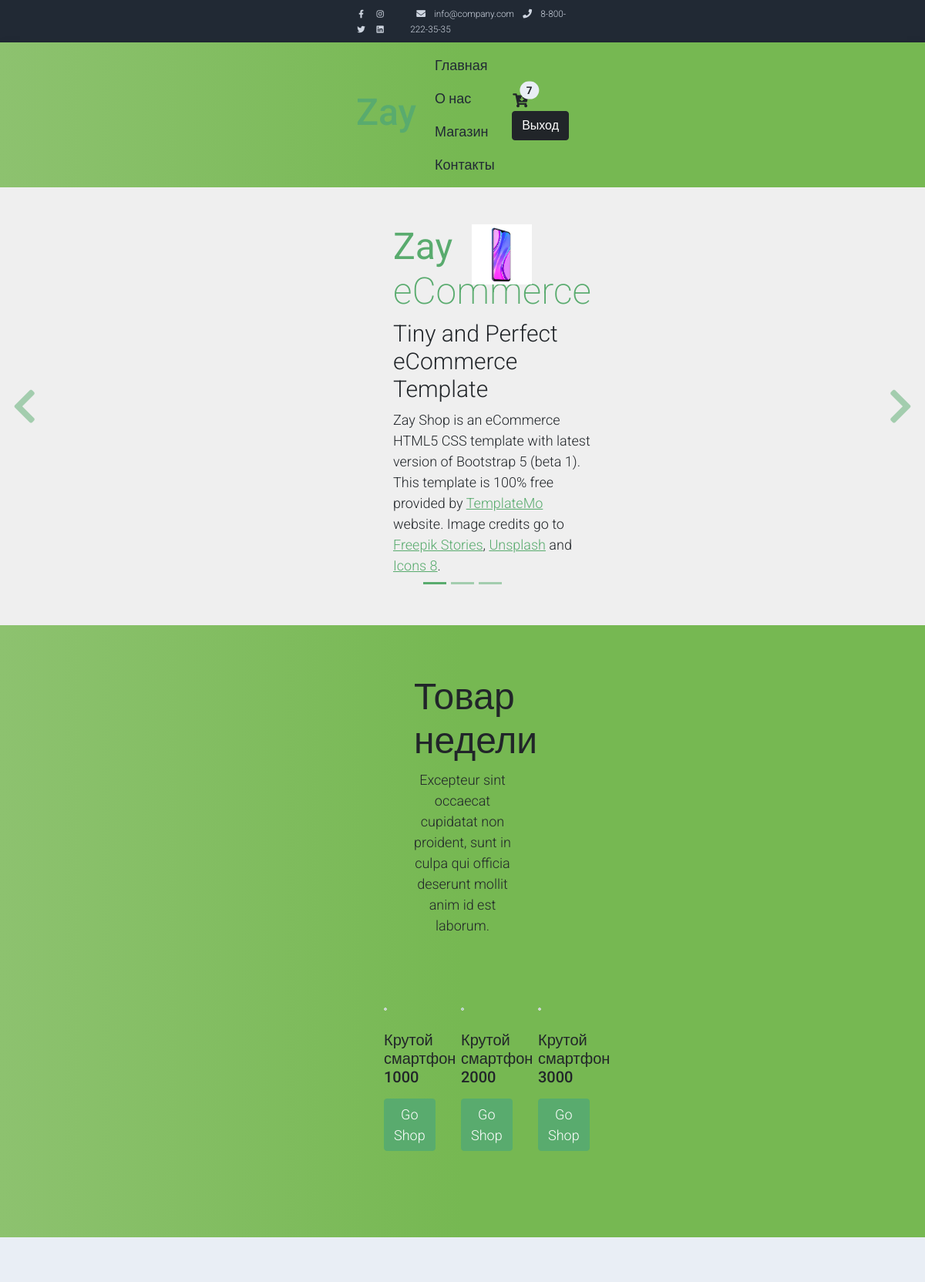
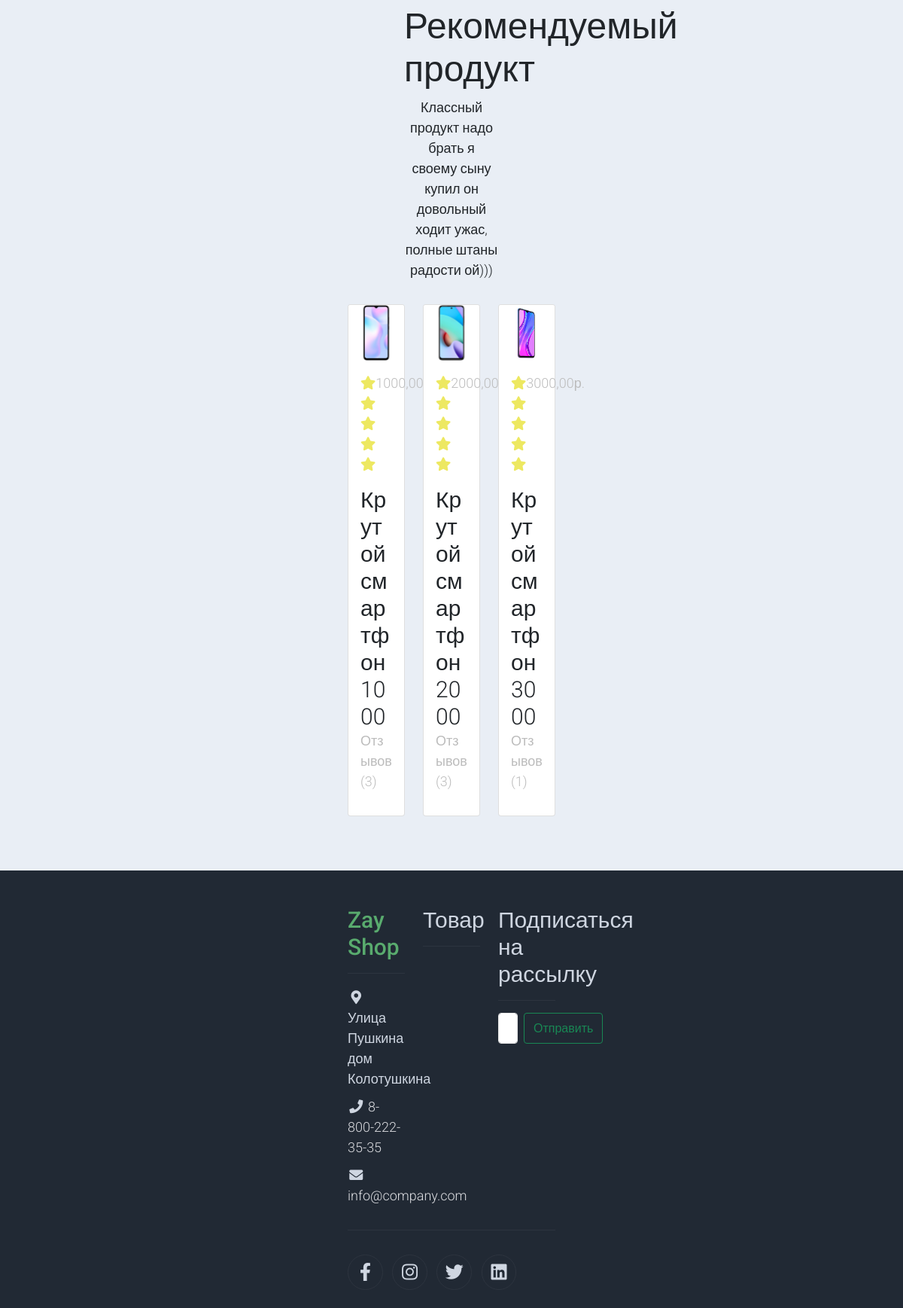
The app's page / (signed in, upper part) with its own data (2 pictures, top to bottom).
### shop/models.py (models this page shows, shortened)
class Product(models.Model):
    category = models.ForeignKey(
        Category, related_name='products',
        on_delete=models.CASCADE, verbose_name='Категория'
    )
    name = models.CharField('Название', max_length=200, db_index=True)
    slug = models.SlugField('Юрл', max_length=200, db_index=True)
    image = models.ImageField('Изображение', upload_to='products/%Y/%m/%d')
    description = models.TextField('Описание продукта', blank=True)
    price = models.DecimalField('Цена', max_digits=10, decimal_places=2)
    stock = models.PositiveIntegerField('Остаток продукта')
    available = models.BooleanField('Наличие в ассортименте', default=True)
    created = models.DateTimeField('Дата создания', auto_now_add=True)
    updated = models.DateTimeField('Дата обновления', auto_now=True)
    model = models.CharField('Модель', max_length=100, db_index=True)
    manufacturer = models.ForeignKey(
        Brand, max_length=100,
        default=None,
        verbose_name='Производитель',
        on_delete=models.SET_NULL,
        null=True
    )
    os = models.ManyToManyField(
        OperatingSystems, verbose_name='Операционная система', blank=True
    )
    platform = models.ManyToManyField(
        Platform, verbose_name='Платформа', blank=True
    )
    ram = models.ManyToManyField(Ram, verbose_name='Озу', blank=True)
    def get_absolute_url(self):
        return reverse('post_detail', kwargs={'product_slug': self.slug})
    class Meta:
        verbose_name = 'Продукт'
        verbose_name_plural = 'Продукты'
        ordering = ('name',)
        index_together = (('id', 'slug'),)

### shop/service.py (the view)
# urls.py: path('', service.IndexListView.as_view(), name='index'),
class IndexListView(ListView):
    model = Product
    template_name = "shop/index.html"
    def get_context_data(self, **kwargs):
        context = super().get_context_data(**kwargs)
        context['product_week'] = Product.objects.filter(stock__lte=10)[:3]
        context['product_rec'] = Product.objects.filter(stock__lte=10)[:3]
        return context

### shop/templates/shop/index.html (shortened to what this page needs)
{% extends 'base.html' %}
{% block content %}
<div id="template-mo-zay-hero-carousel" class="carousel slide" data-bs-ride="carousel">
    <ol class="carousel-indicators">
        <li data-bs-target="#template-mo-zay-hero-carousel" data-bs-slide-to="0" class="active"></li>
        <li data-bs-target="#template-mo-zay-hero-carousel" data-bs-slide-to="1"></li>
        <li data-bs-target="#template-mo-zay-hero-carousel" data-bs-slide-to="2"></li>
    </ol>
    <div class="carousel-inner">
        <div class="carousel-item active">
            <div class="container">
                <div class="row p-5">
                    <div class="mx-auto col-md-8 col-lg-6 order-lg-last">
                        <img class="img-fluid" src="./media/products/images.jpeg" alt="">
                    </div>
                    <div class="col-lg-6 mb-0 d-flex align-items-center">
                        <div class="text-align-left align-self-center">
                            <h1 class="h1 text-success"><b>Zay</b> eCommerce</h1>
                            <h3 class="h2">Tiny and Perfect eCommerce Template</h3>
                            <p>
                                Zay Shop is an eCommerce HTML5 CSS template with latest version of Bootstrap 5 (beta 1).
                                This template is 100% free provided by <a rel="sponsored" class="text-success" href="https://templatemo.com" target="_blank">TemplateMo</a> website.
                                Image credits go to <a rel="sponsored" class="text-success" href="https://stories.freepik.com/" target="_blank">Freepik Stories</a>,
                                <a rel="sponsored" class="text-success" href="https://unsplash.com/" target="_blank">Unsplash</a> and
                                <a rel="sponsored" class="text-success" href="https://icons8.com/" target="_blank">Icons 8</a>.
                            </p>
                        </div>
                    </div>
                </div>
            </div>
        </div>
    </div>
    <a class="carousel-control-prev text-decoration-none w-auto ps-3" href="#template-mo-zay-hero-carousel" role="button" data-bs-slide="prev">
        <i class="fas fa-chevron-left"></i>
    </a>
    <a class="carousel-control-next text-decoration-none w-auto pe-3" href="#template-mo-zay-hero-carousel" role="button" data-bs-slide="next">
        <i class="fas fa-chevron-right"></i>
    </a>
</div>
<section class="container py-5">
    <div class="row text-center pt-3">
        <div class="col-lg-6 m-auto">
            <h1 class="h1">Товар недели</h1>
            <p>
                Excepteur sint occaecat cupidatat non proident, sunt in culpa qui officia
                deserunt mollit anim id est laborum.
            </p>
        </div>
    </div>
    <div class="row">
        {% for cat in product_week %}
        <div class="col-12 col-md-4 p-5 mt-3">
            <a href="{{ cat.get_absolute_url }}"><img src="{{ cat.image.url }}" class="rounded-circle img-fluid border"></a>
            <h5 class="text-center mt-3 mb-3">{{ cat.name }}</h5>
            <p class="text-center"><a href="{{ cat.get_absolute_url }}" class="btn btn-success">Go Shop</a></p>
        </div>
        {% endfor %}
    </div>
</section>
<section class="bg-light">
    <div class="container py-5">
        <div class="row text-center py-3">
            <div class="col-lg-6 m-auto">
                <h1 class="h1">Рекомендуемый продукт</h1>
                <p>
                    Классный продукт надо брать я своему сыну купил он довольный ходит ужас, полные штаны радости ой)))
                </p>
            </div>
        </div>
        <div class="row">
            {% for prod in product_rec %}
            <div class="col-12 col-md-4 mb-4">
                <div class="card h-100">
                    <a href="{{ prod.get_absolute_url }}">
                        <img src="{{ prod.image.url }}" class="card-img-top" alt="...">
                    </a>
                    <div class="card-body">
                        <ul class="list-unstyled d-flex justify-content-between">
                            <li>
                                <i class="text-warning fa fa-star"></i>
                                <i class="text-warning fa fa-star"></i>
                                <i class="text-warning fa fa-star"></i>
                                <i class="text-warning fa fa-star"></i>
                                <i class="text-warning fa fa-star"></i>
                            </li>
                            <li class="text-muted text-right">{{ prod.price }}р.</li>
                        </ul>
                        <a href="{{ prod.get_absolute_url }}" class="h2 text-decoration-none text-dark">{{ prod.name }}</a>
                        <p class="text-muted">Отзывов({{ prod.product_review.count }})</p>
                    </div>
                </div>
            </div>
            {% endfor %}
        </div>
    </div>
</section>
{% endblock %}

### shop/static/css/templatemo.css (style rules this page uses)
body, ul, li, p, a, label, input, div { font-family: 'Roboto', sans-serif; font-size: 18px !important; font-weight: 300 !important; }
.h1 { font-family: 'Roboto', sans-serif; font-size: 48px !important; font-weight: 200 !important; }
.h2 { font-family: 'Roboto', sans-serif; font-size: 30px !important; font-weight: 300; }
.text-warning { color: #ede861 !important; }
.text-muted { color: #bcbcbc !important; }
.text-success { color: #59ab6e !important; }
.bg-light { background-color: #e9eef5 !important; }
.btn-success { background-color: #59ab6e !important; border-color: #56ae6c !important; }
#template-mo-zay-hero-carousel { background: #efefef !important; }
#template-mo-zay-hero-carousel .carousel-indicators li { margin-top: -50px; background-color: #59ab6e; }
#template-mo-zay-hero-carousel .carousel-control-next i, #template-mo-zay-hero-carousel .carousel-control-prev i { color: #59ab6e !important; font-size: 2.8em !important; }
@media (min-width: 992px) { #template-mo-zay-hero-carousel .carousel-item { min-height: 30rem !important; } }

### shop/static/css/custom.css (style rules this page uses)
.container { position: relative; z-index: 1; max-width: 300px; margin: 0 auto; }
.container:before, .container:after { content: ""; display: block; clear: both; }
body { background: #76b852; background: rgb(141,194,111); background: linear-gradient(90deg, rgba(141,194,111,1) 0%, rgba(118,184,82,1) 50%); font-family: "Roboto", sans-serif; -webkit-font-smoothing: antialiased; -moz-osx-font-smoothing: grayscale; }

### records on screen
Product: image (picture), name "Крутой смартфон 1000", price "1000,00", product_review.count "3"
Product: image (picture), name "Крутой смартфон 2000", price "2000,00", product_review.count "3"
Product: image (picture), name "Крутой смартфон 3000", price "3000,00", product_review.count "1"
